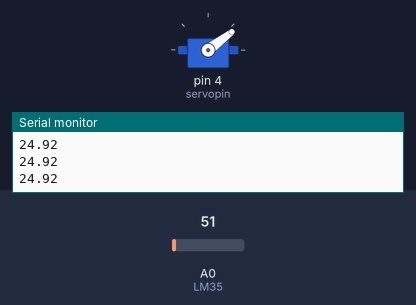
Bench run of a sketch on a simulated Arduino Uno, built with avr-gcc and run on an emulated ATmega328P. Parts: servo, the last lines printed to the serial monitor. Wiring (inferred from the names in the program): servo: signal pin 4. Inputs (shaded band) come from the test bench; at power-on: A0 (LM35) = 51. Servo pulses on a pin are drawn as a servo (544–2400 µs = 0–180°).

Above: at 1.2 s.
1.3 s: A0 (LM35) set to 61
At 3.3 s:
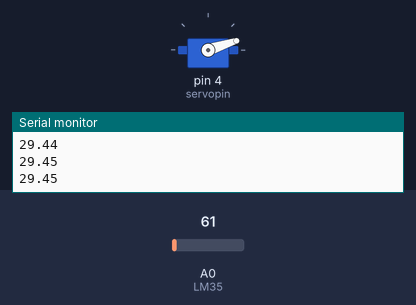
4.3 s: A0 (LM35) set to 30
At 5.49 s:
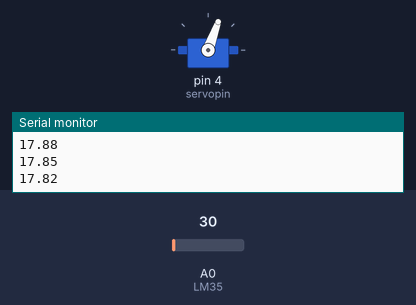
At 7.2 s:
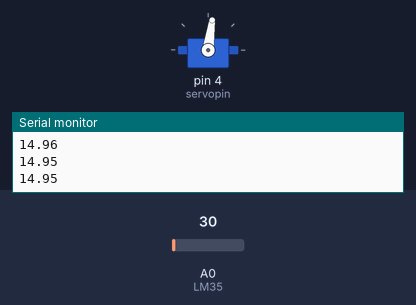
7.3 s: A0 (LM35) set to 15
Timing chart, 0 to 10.6 s (numbered marks = the images above; inputs shaded):
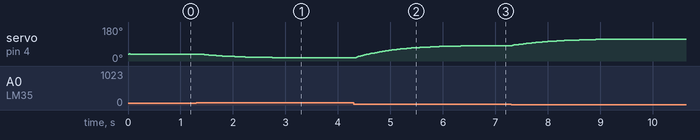

The sketch:

one_sheeld.ino
```cpp
//#define CUSTOM_SETTINGS
//#define INCLUDE_LCD_SHIELD

/* Include 1Sheeld library. */
//#include <OneSheeld.h>

const float beta = 0.99;
int servopin = 4;
int pulse = 1000;
double dat;
/* A name for a button on pin 12. */
int buttonPin = 12;

void setup()
{
    /* Start communication. */
  //OneSheeld.begin();
  /* Set the button pin as input. */
  pinMode(buttonPin,INPUT);
    Serial.begin(9600);//Set Baud Rate to 9600 bps
    pinMode(servopin, OUTPUT);
    dat = 25;
   /* Stop blinking. */
   //LCD.noBlink();
   /* Clear the LCD. */
   //LCD.clear();
   //LCD.begin();
}

void loop()
{
    uint16_t val;

      /* Always check the button pin if pressed. */
   /* Begin the LCD cursor at the first row and first column. */

   //LCD.clear();
   /* Set the cursor to begin writing from the second row and first column. */
      /* Wait 10 seconds. */
   //OneSheeld.delay(10);

    val=analogRead(A0);//Connect LM35 on Analog 0
    dat = beta * dat + (1-beta) * (double) val * (5/10.24);
    //erial.print("Tep:"); //Display the temperature on Serial monitor
    Serial.println(dat);
    //Serial.println("C");

    digitalWrite(servopin, HIGH);
    delayMicroseconds((int)(500+pulse*(1-(dat-10)/40)));
    digitalWrite(servopin, LOW);
    delay(2);
       /* Print "Hello, World!" */
   //LCD.print(String(dat));

}
```

Measured:
- after the input at 1.3 s, servo on pin 4 (servopin): moves from 37° to 16° over 2.2 s, starting after 0.07 s
- after the input at 4.3 s, servo on pin 4 (servopin): moves from 16° to 82° over 2.5 s, starting at once
